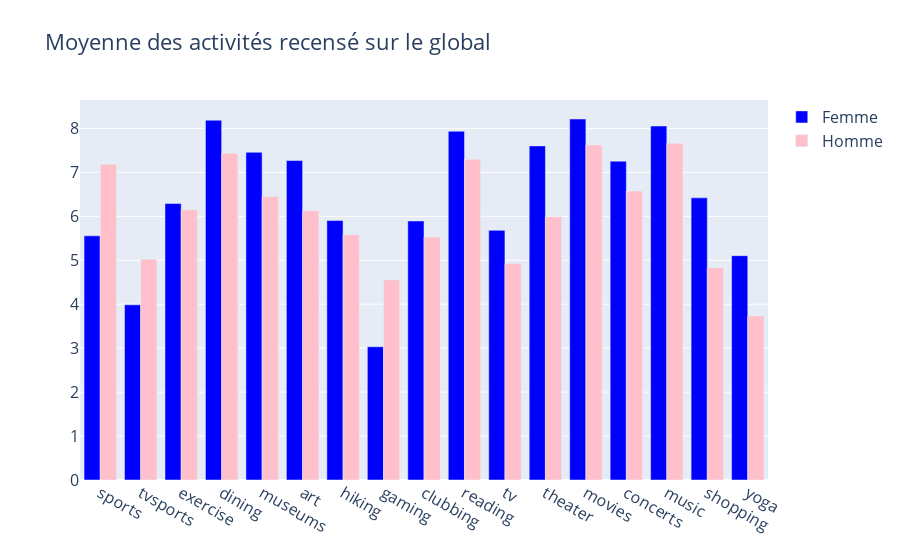

This figure's notebook cell:
### Code cell
attribue_genre = df[["gender", "sports", "tvsports", "exercise", "dining", "museums", "art", "hiking","gaming", "clubbing", "reading", "tv", "theater", "movies", "concerts", "music", "shopping", "yoga",]].groupby("gender").mean()
rename_index = {0 : "Femme", 1 : "Homme"}
attribue_genre.rename(index=rename_index, inplace=True)




fig = go.Figure()

fig.add_trace(go.Bar(
    y=list(attribue_genre.iloc[0]),
    x=attribue_genre.columns.values,
    name='Femme',
    marker=dict(
        color='blue'
    )
))

fig.add_trace(go.Bar(
    y=list(attribue_genre.iloc[1]),
    x=attribue_genre.columns.values,
    name='Homme',
    marker=dict(
        color='pink'
    )
))

fig.update_layout(
    title='Moyenne des activités recensé sur le global',
    font=dict(
        size=16
    ),
    legend=dict(
        font=dict(
            size=16
        )
    )
)

fig.show()

### Figure 1 — Plotly figure (JSON) as saved in the notebook; plotly's stock layout.template omitted (floating-point values rounded to 4 significant figures)
{"data": [{"marker": {"color": "blue"}, "name": "Femme", "type": "bar", "x": ["sports", "tvsports", "exercise", "dining", "museums", "art", "hiking", "gaming", "clubbing", "reading", "tv", "theater", "movies", "concerts", "music", "shopping", "yoga"], "y": [5.557, 3.986, 6.292, 8.187, 7.457, 7.269, 5.904, 3.032, 5.895, 7.936, 5.68, 7.603, 8.215, 7.256, 8.055, 6.42, 5.105]}, {"marker": {"color": "pink"}, "name": "Homme", "type": "bar", "x": ["sports", "tvsports", "exercise", "dining", "museums", "art", "hiking", "gaming", "clubbing", "reading", "tv", "theater", "movies", "concerts", "music", "shopping", "yoga"], "y": [7.188, 5.022, 6.152, 7.433, 6.446, 6.125, 5.58, 4.554, 5.531, 7.299, 4.924, 5.991, 7.625, 6.576, 7.661, 4.83, 3.732]}], "layout": {"font": {"size": 16}, "legend": {"font": {"size": 16}}, "title": {"text": "Moyenne des activités recensé sur le global"}}}
